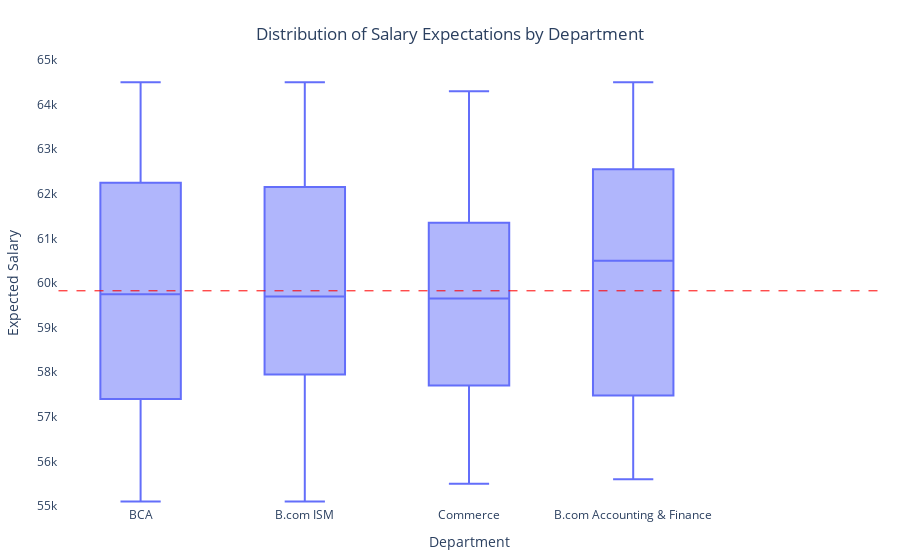

Write notebook code for a chart like this one.
### Code cell
# Salary Expectations Box Plot
fig = px.box(
    df, 
    x='department', 
    y='salary_expected',
    title='Distribution of Salary Expectations by Department',
    labels={'salary_expected': 'Salary Expected', 'department': 'Department'}
)

# Calculate the overall mean, excluding values over 70,000
overall_mean = df[df['salary_expected'] <= 70000]['salary_expected'].mean()

# Update layout for better readability
fig.update_layout(
    xaxis_title='Department',
    yaxis_title='Expected Salary',
    margin=dict(l=20, r=20, t=60, b=20),
    yaxis=dict(range=[55000, 65000]),  # Set y-axis limits,
    title={
        'text': 'Distribution of Salary Expectations by Department',
        'y':0.95,
        'x':0.5,
        'xanchor': 'center',
        'yanchor': 'top'
    },
    paper_bgcolor='rgba(0,0,0,0)',
    plot_bgcolor='rgba(0,0,0,0)'
)
# Add a line for the overall mean
fig.add_shape(
    type='line',
    y0=overall_mean,
    y1=overall_mean,
    x0=-0.5,
    x1=4.5,
    line=dict(
        color='red',
        width=1,
        dash='dash'
    )
)
# Show the plot
fig.show()

### Figure 1 — Plotly figure (JSON) as saved in the notebook; plotly's stock layout.template omitted (floating-point values rounded to 4 significant figures; data arrays with more than 128 entries replaced by an {"elided": "..."} marker saying what was removed)
{"data": [{"alignmentgroup": "True", "hovertemplate": "Department=%{x}<br>Salary Expected=%{y}<extra></extra>", "legendgroup": "", "marker": {"color": "#636efa"}, "name": "", "notched": false, "offsetgroup": "", "orientation": "v", "showlegend": false, "type": "box", "x": {"elided": "235 str values"}, "x0": " ", "xaxis": "x", "y": {"elided": "235 int values"}, "y0": " ", "yaxis": "y"}], "layout": {"boxmode": "group", "legend": {"tracegroupgap": 0}, "margin": {"b": 20, "l": 20, "r": 20, "t": 60}, "paper_bgcolor": "rgba(0,0,0,0)", "plot_bgcolor": "rgba(0,0,0,0)", "shapes": [{"line": {"color": "red", "dash": "dash", "width": 1}, "type": "line", "x0": -0.5, "x1": 4.5, "y0": 59820.0, "y1": 59820.0}], "title": {"text": "Distribution of Salary Expectations by Department", "x": 0.5, "xanchor": "center", "y": 0.95, "yanchor": "top"}, "xaxis": {"anchor": "y", "domain": [0, 1], "title": {"text": "Department"}}, "yaxis": {"anchor": "x", "domain": [0, 1], "range": [55000, 65000], "title": {"text": "Expected Salary"}}}}
